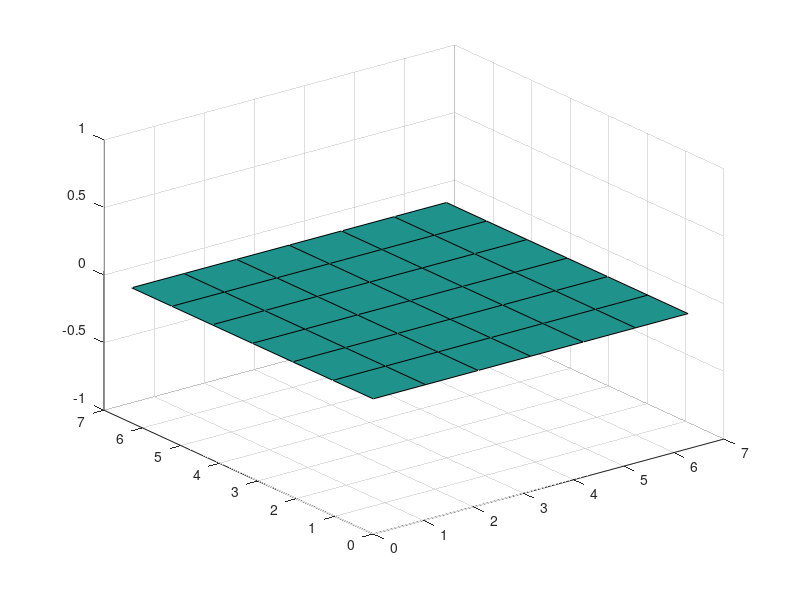

Write the MATLAB code that produced this figure.
a_x=0;
a_y=0;
b_x=2*pi;
b_y=2*pi;
N_x=input('Please enter the number of internal points in x direction:  ');
N_y=input('Please enter the nubmer of internal points in y direction:  ');
threshold_difference=input('please enter threshold value for average difference, 1e-12(recommended):  ')
%This is threshold for average difference value under which temperature
%distribation is no longer chaning in time and iteration process stops.
del_x=(b_x)/(N_x+1);  %N_x+1 is the number of segments resulting from the existence of N_x internal points in x diection.
del_y=(b_y)/(N_y+1);  %N_y+1 is the number of segments resulting from the existence of N_y internal points in y drection.
sum_del=(del_y^2)+(del_x^2);
del_x_squared=(del_x)^2;
del_y_squared=(del_y)^2;
del_t=(del_x_squared*del_y_squared)/(2*sum_del); % The Von Neumann stability method defines del_t value
index_x=0:N_x+1;
index_y=0:N_y+1;
D=del_t/((del_x*del_y)^2);
x_k=del_x*index_x; 
y_j=del_y*index_y;
u_x_0=((y_j).^3).';  %Boundary condition in x dimension at x=0
u_x_2pi=(((y_j).^2).*cos(y_j)).'; %Boundary condition in x dimension at x=2pi
u_y_2pi=u_x_0(N_y+2)+(x_k/(2*pi))*(u_x_2pi(N_y+2)-u_x_0(N_y+2)); %Boundary condition in y dimension at y=2pi
u_num_current=zeros(N_y+2,N_x+2); %"plus two" is due to boundary points being included 
u_num_newer=[[u_x_0(1:N_y+1),zeros(N_y+1,N_x),u_x_2pi(1:N_y+1)];u_y_2pi];
current_time=0;
total_elements=numel(u_num_current);
average_difference=1; %This initial value for average error is arbitary to kickstart iteration process

while average_difference> threshold_difference
    current_time=current_time+del_t;
    
     for i=2:N_x+1 
        u_num_newer(1,i)=D*(-2*sum_del*u_num_current(1,i)+del_y_squared*(u_num_current(1,i-1)+u_num_current(1,i+1))+2*del_x_squared*u_num_current(2,i))+u_num_current(1,i);
        
        for j=2:N_y+1
            u_num_newer(j,i)=D*(-2*sum_del*u_num_current(j,i)+del_y_squared*(u_num_current(j,i-1)+u_num_current(j,i+1))+del_x_squared*(u_num_current(j-1,i)+u_num_current(j+1,i)))+u_num_current(j,i);
        end 
        
     end 
    
    u_num_old=u_num_current; %When iterations continue through time, current values becomes old values
    u_num_current=u_num_newer; % And newer values become current values
    diffence=abs(u_num_current-u_num_old);
    average_difference=(1/total_elements)*sum(diffence(:));
end
[X,Y]=meshgrid(x_k,y_j);
surf(X,Y,u_num_current)


